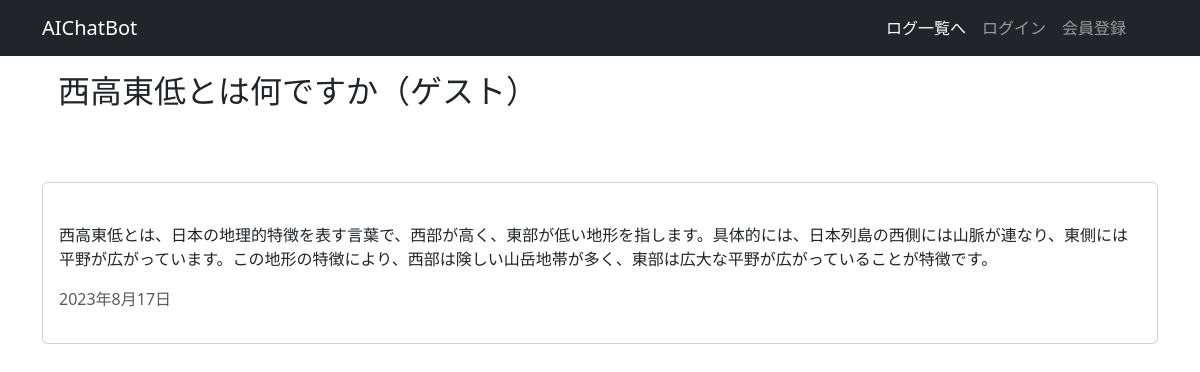
The page /log/75/ on the database its author committed.
### ai_chatbot/models.py (models this page shows, shortened)
class Log(models.Model):
    user_name = models.CharField('ユーザー名', max_length=30, null=True)
    title = models.CharField('質問のタイトル', max_length=100)
    text = models.TextField('内容', null=True)
    date = models.DateField('作成日時')
    is_checked = models.BooleanField(default=False)

### ai_chatbot/views.py (the view)
# urls.py: path('log/<int:pk>/', LogDetailView.as_view(), name='log-detail'),
class LogDetailView(DetailView):
    model = Log
    template_name = 'ai_chatbot/log_detail.html'

### ai_chatbot/templates/ai_chatbot/log_detail.html (shortened to what this page needs)
{% extends 'base.html' %}
{% block header %}
<div class="p-3 mb-5">
    <h2>{{ log.title }}</h2>
</div>
{% endblock header %}
{% block content %}
    <div class="card mb-5">
        <div class="card-body">
                <p>{{ log.text | linebreaksbr }}</p>
                <p class="text-muted">{{ log.date }}</p>
        </div>
    </div>
{% endblock content %}

### rows shown on the page
Log: title "西高東低とは何ですか（ゲスト）", text "西高東低とは、日本の地理的特徴を表す言葉で、西部が高く、東部が低い地形を指します。具体的には、日本列島の西側には山脈が連なり、東側には平野が広がっています。この地形の特徴により、西部は険しい山岳地帯が多く、東部は広大な平野が広がっていることが特徴です。", date "2023年8月17日"
